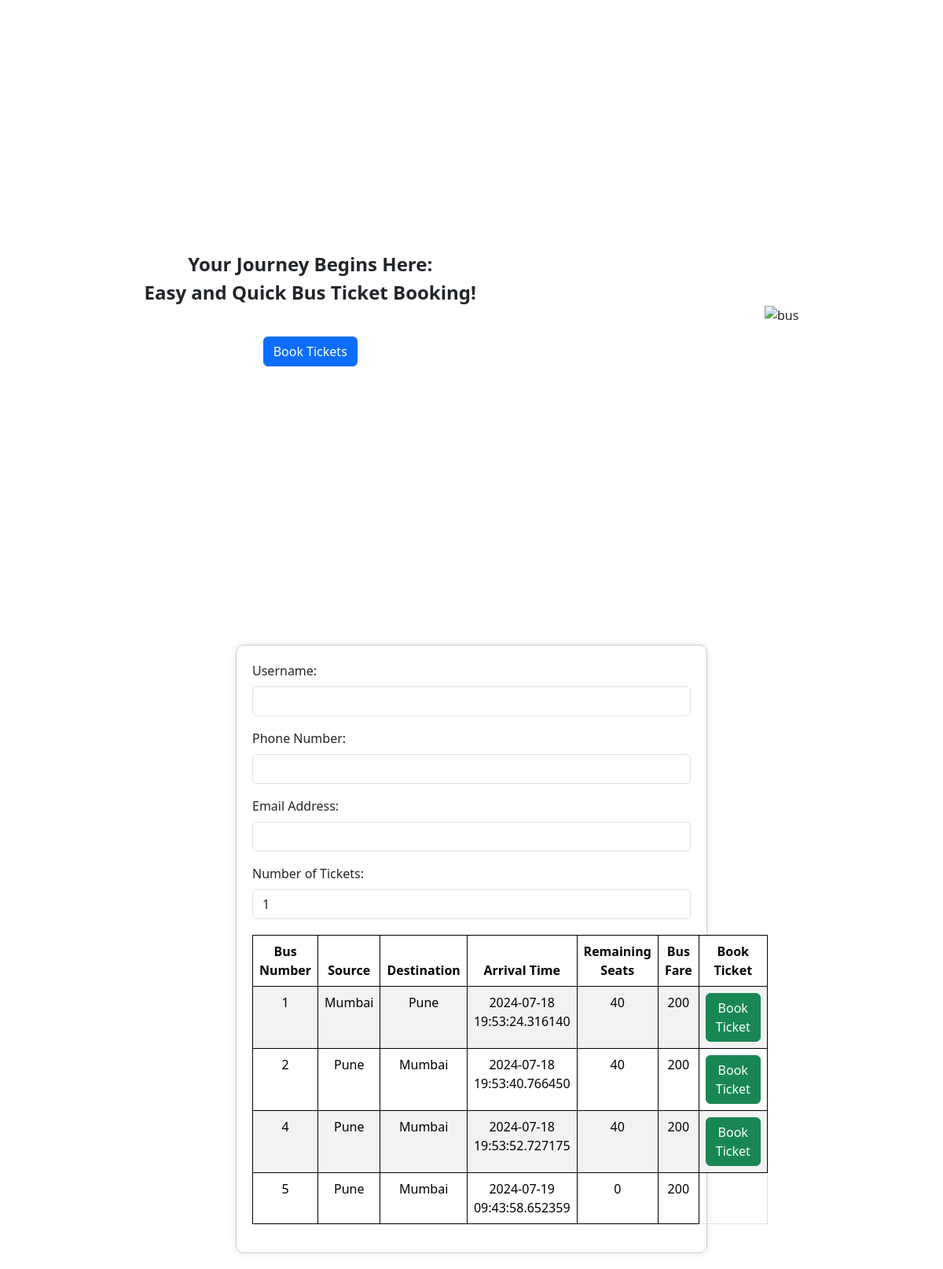
Before: / with the older database file.
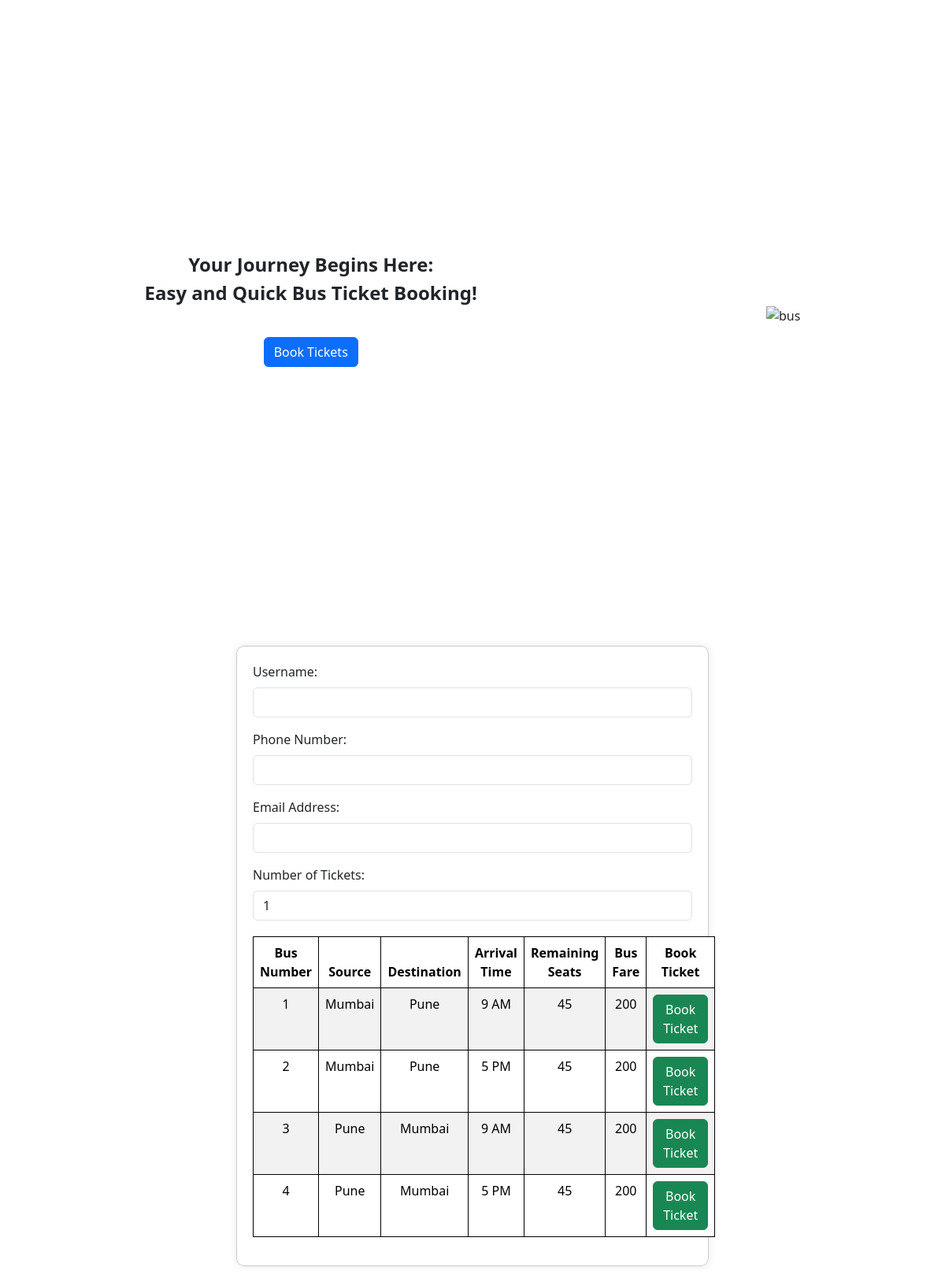
After: the same page with the newer database file.
### model.py (models this page shows)
class BusInfo(db.Model):
    __tablename__ = 'BusInfo'
    busNumber = db.Column(db.Integer, primary_key=True)
    busSource = db.Column(db.String, nullable=False)
    busDestination= db.Column(db.String, nullable=False)
    arrivalTime = db.Column(db.String, nullable=False)
    remainingSeats = db.Column(db.Integer, nullable=False, default = 40)
    fare = db.Column(db.Integer, nullable=False, default = 200)
    def __repr__(self):
        return f"{self.busNumber}, {self.busSource}, {self.busDestination}, {self.arrivalTime}, {self.remainingSeats}, {self.fare}"

### app.py (the view)
@app.route("/")
def home():
    busInfo = BusInfo.query.all()
    print(busInfo)
    return render_template("index.html", busInfo = busInfo)

### templates/index.html (shortened to what this page needs)
<!DOCTYPE html>
<html lang="en">
<head>
    <link rel="stylesheet" href="https://cdn.jsdelivr.net/npm/bootstrap@5.3.3/dist/css/bootstrap.min.css">
</head>
<body>
    <div class="home">
        <div>
            <p>Your Journey Begins Here: <br> Easy and Quick Bus Ticket Booking! <br><br>
            <button class="btn btn-primary" onclick="document.getElementById('form-section').scrollIntoView({ behavior: 'smooth' });">Book Tickets</button></p>
        </div>
        <div>
            <img src="https://i.pinimg.com/originals/be/c8/ab/bec8abe2d32d6b2a129ff838078fba40.png" alt="bus" width="690px" height="489">
        </div>
    </div>
    <div id="form-section" class="form-container">
        <form action="/" method="post">
            <div class="mb-3">
                <label for="userName" class="form-label">Username:</label>
                <input type="text" class="form-control" id="userName" name="userName">
            </div>
            <div class="mb-3">
                <label for="phoneNumber" class="form-label">Phone Number:</label>
                <input type="number" class="form-control" id="phoneNumber" name="phoneNumber">
            </div>
            <div class="mb-3">
                <label for="emailId" class="form-label">Email Address:</label>
                <input type="email" class="form-control" id="emailId" name="emailId">
            </div>
            <div class="mb-3">
                <label for="ticketQuantity" class="form-label">Number of Tickets:</label>
                <input type="number" class="form-control" id="ticketQuantity" name="ticketQuantity" value="1" max="5" min="1">
            </div>
            <table class="table table-striped">
                <thead>
                    <tr>
                        <th>Bus Number</th>
                        <th>Source</th>
                        <th>Destination</th>
                        <th>Arrival Time</th>
                        <th>Remaining Seats</th>
                        <th>Bus Fare</th>
                        <th>Book Ticket</th>
                    </tr>
                </thead>
                <tbody>
                    {% for var in busInfo %}
                    <tr>
                        <td>{{var.busNumber}}</td>
                        <td>{{var.busSource}}</td>
                        <td>{{var.busDestination}}</td>
                        <td>{{var.arrivalTime}}</td>
                        <td>{{var.remainingSeats}}</td>
                        <td>{{var.fare}}</td>
                        {% if var.remainingSeats > 0 %}
                        <td>
                            <button type="submit" name="busNumber" class="btn btn-success" value="{{var.busNumber}}">Book Ticket</button>
                        </td>
                        {% endif %}
                    </tr>
                    {% endfor %}
                </tbody>
            </table>
        </form>
    </div>
</body>
</html>

### templates/index.html (style rules this page uses)
table, th, td { border: 1px solid black; padding: 10px; }
.home { display: flex; justify-content: space-around; align-items: center; height: 100vh; text-align: center; }
.home p { font-size: 24px; font-weight: bold; }
.form-container { margin: 20px auto; max-width: 600px; padding: 20px; border: 1px solid #ccc; border-radius: 10px; box-shadow: 0px 0px 10px rgba(0,0,0,0.1); }
table { width: 100%; margin: 20px auto; border-collapse: collapse; }
th { background-color: #f2f2f2; }
th, td { text-align: center; }

Changed rows visible on the page:
removed BusInfo: busNumber "5", busSource "Pune", busDestination "Mumbai", arrivalTime "2024-07-19 09:43:58.652359", remainingSeats "0", fare "200"
changed BusInfo id 1: arrivalTime "2024-07-18 19:53:24.316140" → "9 AM"; remainingSeats "40" → "45"
changed BusInfo id 2: busSource "Pune" → "Mumbai"; busDestination "Mumbai" → "Pune"; arrivalTime "2024-07-18 19:53:40.766450" → "5 PM"; remainingSeats "40" → "45"
added BusInfo: busNumber "3", busSource "Pune", busDestination "Mumbai", arrivalTime "9 AM", remainingSeats "45", fare "200"
changed BusInfo id 4: arrivalTime "2024-07-18 19:53:52.727175" → "5 PM"; remainingSeats "40" → "45"
